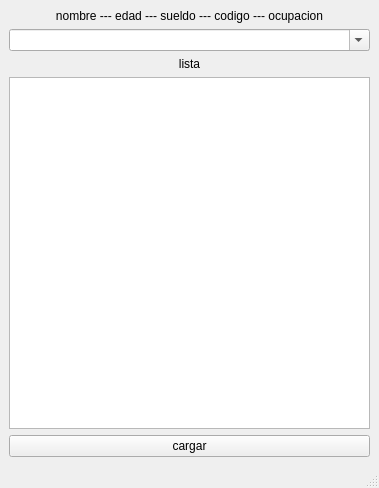
<?xml version="1.0" encoding="UTF-8"?>
<ui version="4.0">
 <class>MainWindow</class>
 <widget class="QMainWindow" name="MainWindow">
  <property name="geometry">
   <rect>
    <x>0</x>
    <y>0</y>
    <width>379</width>
    <height>488</height>
   </rect>
  </property>
  <property name="windowTitle">
   <string>MainWindow</string>
  </property>
  <widget class="QWidget" name="centralwidget">
   <layout class="QVBoxLayout" name="verticalLayout_2">
    <item>
     <layout class="QVBoxLayout" name="verticalLayout">
      <item>
       <widget class="QLabel" name="label">
        <property name="text">
         <string>nombre --- edad --- sueldo --- codigo --- ocupacion</string>
        </property>
        <property name="alignment">
         <set>Qt::AlignCenter</set>
        </property>
       </widget>
      </item>
      <item>
       <widget class="QComboBox" name="comboBox">
        <property name="editable">
         <bool>true</bool>
        </property>
       </widget>
      </item>
      <item>
       <widget class="QLabel" name="label_2">
        <property name="text">
         <string>lista</string>
        </property>
        <property name="alignment">
         <set>Qt::AlignCenter</set>
        </property>
       </widget>
      </item>
      <item>
       <widget class="QTableWidget" name="tableWidget"/>
      </item>
      <item>
       <widget class="QPushButton" name="pushButton">
        <property name="text">
         <string>cargar</string>
        </property>
       </widget>
      </item>
     </layout>
    </item>
   </layout>
  </widget>
  <widget class="QMenuBar" name="menubar">
   <property name="geometry">
    <rect>
     <x>0</x>
     <y>0</y>
     <width>379</width>
     <height>21</height>
    </rect>
   </property>
  </widget>
  <widget class="QStatusBar" name="statusbar"/>
 </widget>
 <resources/>
 <connections/>
</ui>
